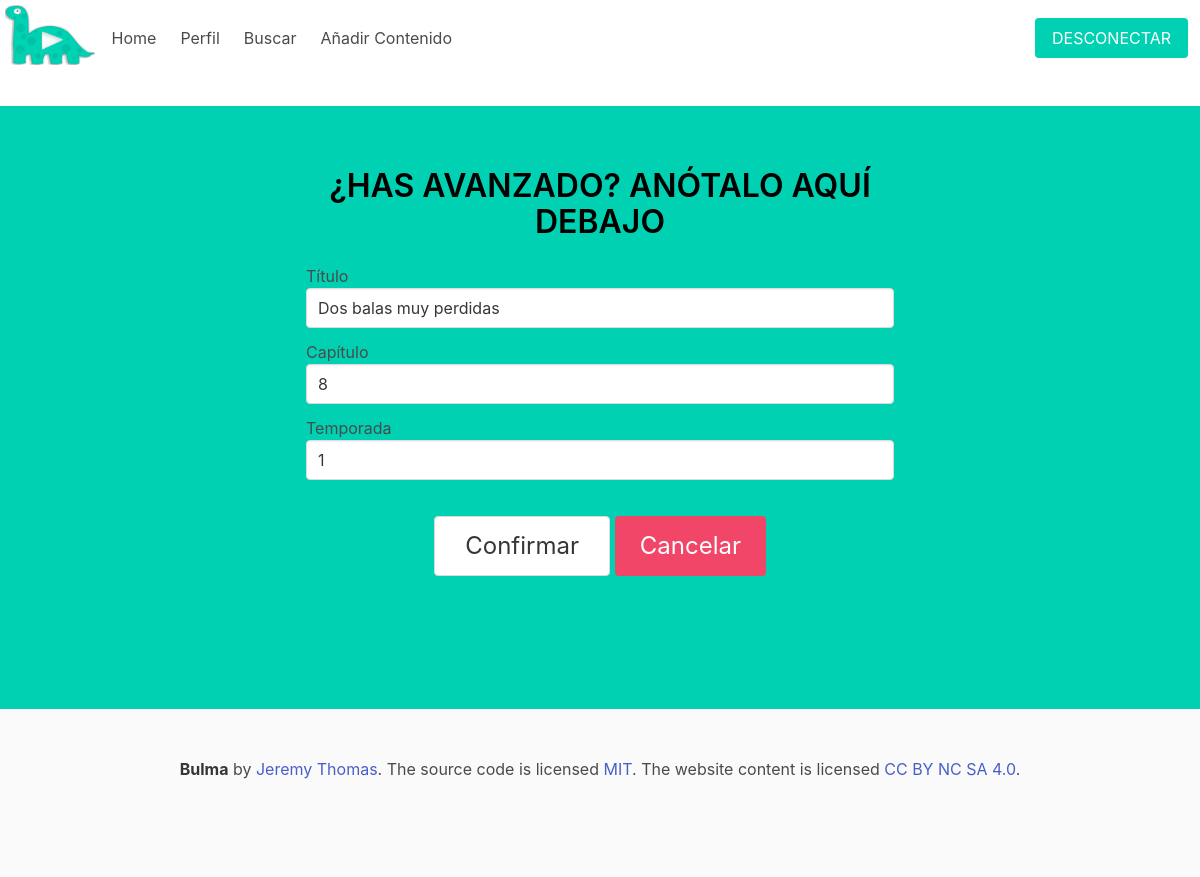
The app's page /edit_serie/1, older data.
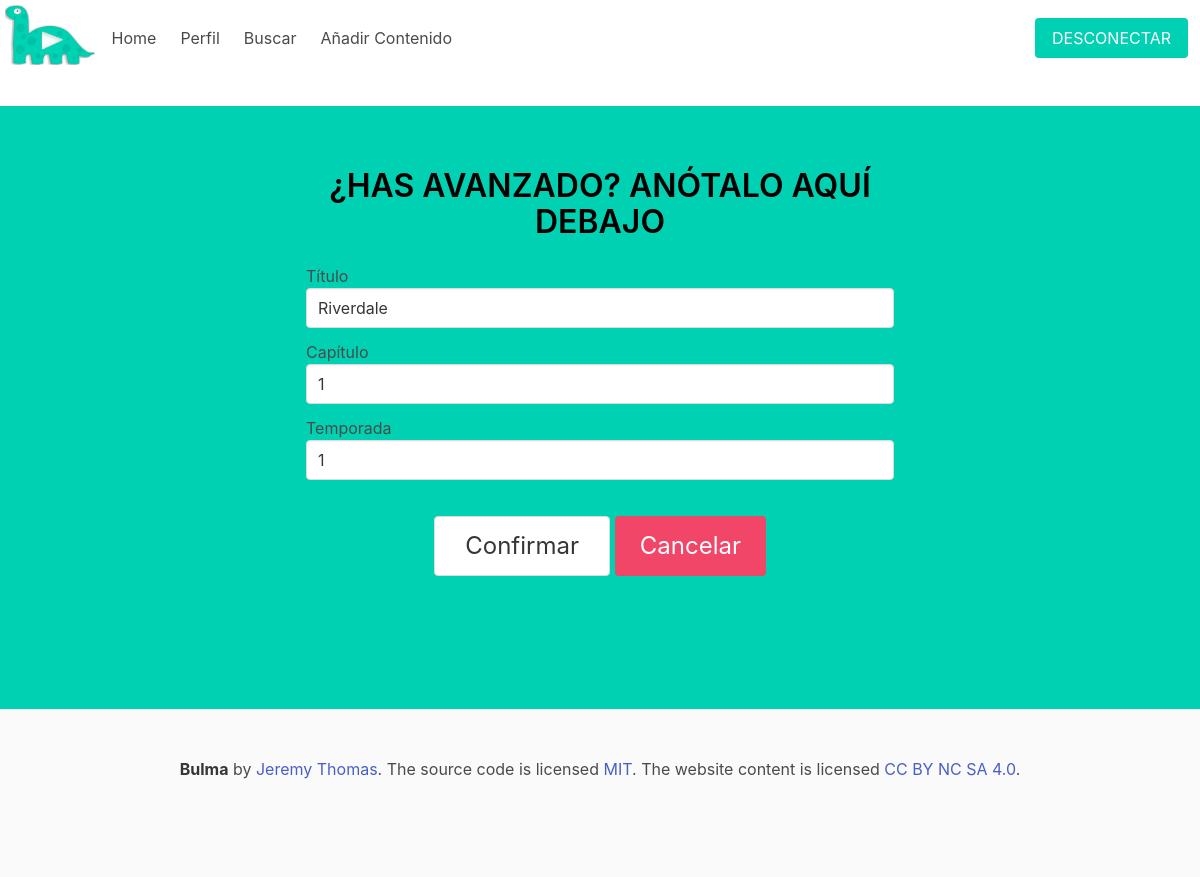
The same page, newer data.
### apps/mainpage/models.py (models this page shows, shortened)
class Series(models.Model):
    id = models.AutoField(primary_key=True)
    user = models.ForeignKey(User, to_field='username', on_delete=models.CASCADE, null=True)
    name = models.CharField(max_length=100)
    season = models.IntegerField(default=1)
    chapter = models.IntegerField(default=1)
    image = models.ImageField(upload_to='static/media/', default='default.png')

### apps/mainpage/views.py (the view, shortened to what this page needs)
# urls.py: path('edit_serie/<int:pk>', views.edit_serie, name='editar serie'),
def edit_serie(request, pk):
    serie = Series.objects.get(id=pk)
    data = {
        'Serieform': AddSerie(),
        'name': serie.name,
        'chapter': serie.chapter,
        'season': serie.season,
    }
    return render(request, 'mainpage/edit_serie.html', data)

### apps/login/forms.py
class AddSerie(forms.Form):
    name = forms.CharField(
        widget=forms.TextInput(attrs={'required': 'True', 'class': 'input', 'placeholder': 'Título'}))
    season = forms.IntegerField(
        widget=forms.TextInput(attrs={'class': 'input', 'placeholder': 'Temporada'}))
    chapter = forms.IntegerField(
        widget=forms.TextInput(attrs={'class': 'input', 'placeholder': 'Capítulo'}))
    image = forms.ImageField(required=False)

### templates/mainpage/edit_serie.html (shortened to what this page needs)
{% extends 'mainpage/mainpage_base.html' %}
{% load static %}
{% block content %}
    <div class="container" style="background-color: #00d1b2; padding-bottom: 1px">
        <div class="columns is-mobile" style="margin-bottom: 10%; margin-top: 30px">
            <div class="column is-half is-offset-one-quarter" style="margin-top: 50px">
                <h3 class="title is-size-3" style="text-align: center; color: rgb(0, 0, 0)">¿HAS AVANZADO? ANÓTALO AQUÍ DEBAJO</h3>
                 <form name="f1" id="f1" method="post" enctype="multipart/form-data">
                        <div class="field"><label for="id_name">Título</label>
                            <input type="text" name="name" class="input" placeholder="Título" id="id_name" value="{{name}}">
                        </div>
                        <div class="field"><label for="id_chapter">Capítulo</label>
                            <input type="text" name="chapter" class="input" placeholder="Capítulo" id="id_chapter" value="{{chapter}}">
                        </div>
                        <div class="field"><label for="id_season">Temporada</label>
                            <input type="text" name="season" class="input" placeholder="Temporada" id="id_season" value="{{season}}">
                        </div>
                        <br/>
                        <div style="text-align: center">
                        <button type="submit" class="button is-large" style="width: 30%">Confirmar</button>
                        <a class="button is-danger is-large" href="{% url 'mainpage:inicio' %}">Cancelar</a>
                        </div>
                    </form>
            </div>
        </div>
    </div>
{% endblock %}

### templates/mainpage/mainpage_base.html (shortened to what this page needs)
{% load static %}
<!DOCTYPE html>
<html lang="en">
<head>
    <link rel="stylesheet" href="{% static 'css/bulma.css' %}">
    <link rel="stylesheet" href="https://cdn.jsdelivr.net/npm/bulma@0.9.0/css/bulma.min.css">
    <link href="{% static 'css/base.css' %}" rel="stylesheet" type="text/css">
    <link rel="stylesheet" href="https://cdnjs.cloudflare.com/ajax/libs/font-awesome/5.15.3/css/all.min.css">
</head>
<body>
<nav class="navbar">
    <div class="navbar-brand">
        <a href="{% url 'mainpage:inicio'%}" style="margin: 5px !important;">
            <img alt="logo" src="http://127.0.0.1:8000/static/media/LogoAleAPrisa.png" height="60px" style="height: 60px !important">
        </a>
    </div>
        <div class="navbar-menu" id="nav-data">
            <a href='{% url 'mainpage:inicio'%}' class="navbar-item">Home</a>
            <a href='{% url 'mainpage:perfil'%}' class="navbar-item">Perfil</a>
            <a href='{% url 'mainpage:buscar'%}' class="navbar-item">Buscar</a>
            <a href='{% url 'mainpage:añadir'%}' class="navbar-item">Añadir Contenido</a>
            <div class="navbar-end">
                <div class="navbar-item">
                    <div class="field is-grouped">
                        <p class="control">
                            <a href="{% url 'login:logout' %}" class="button is-primary">
                                <span>DESCONECTAR</span>
                            </a>
                        </p>
                    </div>
                </div>
        </div>
    </div>
</nav>
{%  block content %}
{%  endblock %}
<footer class="footer">
  <div class="content has-text-centered">
    <p>
      <strong>Bulma</strong> by <a href="https://jgthms.com">Jeremy Thomas</a>. The source code is licensed
      <a href="http://opensource.org/licenses/mit-license.php">MIT</a>. The website content
      is licensed <a href="http://creativecommons.org/licenses/by-nc-sa/4.0/">CC BY NC SA 4.0</a>.
    </p>
  </div>
</footer>
</body>
</html>

### static/css/base.css (style rules this page uses)
body { background-color: #FFFFFF; margin: 0; width: 100%; height: 100%; }
.container { min-width: 100%; width: auto; margin-left: auto; margin-right: auto; background-color: #FFFFFF; }
.column { width: 100%; }
footer { background-color: #B3B3B3; padding-top: 60px; padding-bottom: 60PX; }

Row changes from the older to the newer data that the page shows:
changed Series: name "Dos balas muy perdidas" → "Riverdale"
Text that changed along with them:
form field chapter: "8" → "1"
